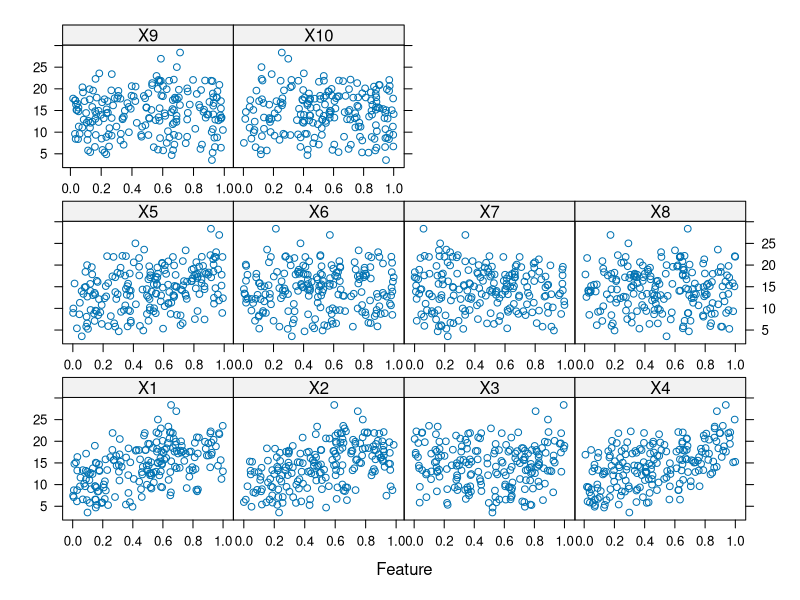

The R script that drew this image: (Note: this script raises an error after producing the figure.)
## ---- chunk 1
knitr::opts_chunk$set(echo = TRUE)
## ---- chunk 2
library(tidyverse)
library(MASS)
library(caret)
library(mlbench)
## ---- chunk 3
set.seed(200)
trainingData <- mlbench.friedman1(200, sd = 1)

trainingData$x <- data.frame(trainingData$x)

featurePlot(trainingData$x, trainingData$y)


# Set up test data
testData <- mlbench.friedman1(5000, sd = 1)
testData$x <- data.frame(testData$x)
## ---- chunk 4
# Plot training data distributions
ggpairs(cbind(trainingData$x, trainingData$y))
## ---- chunk 5
# library(caret)
knnModel <- train(x = trainingData$x,
                   y = trainingData$y,
                   method = "knn",
                   preProc = c("center", "scale"))

knnModel
## ---- chunk 6

